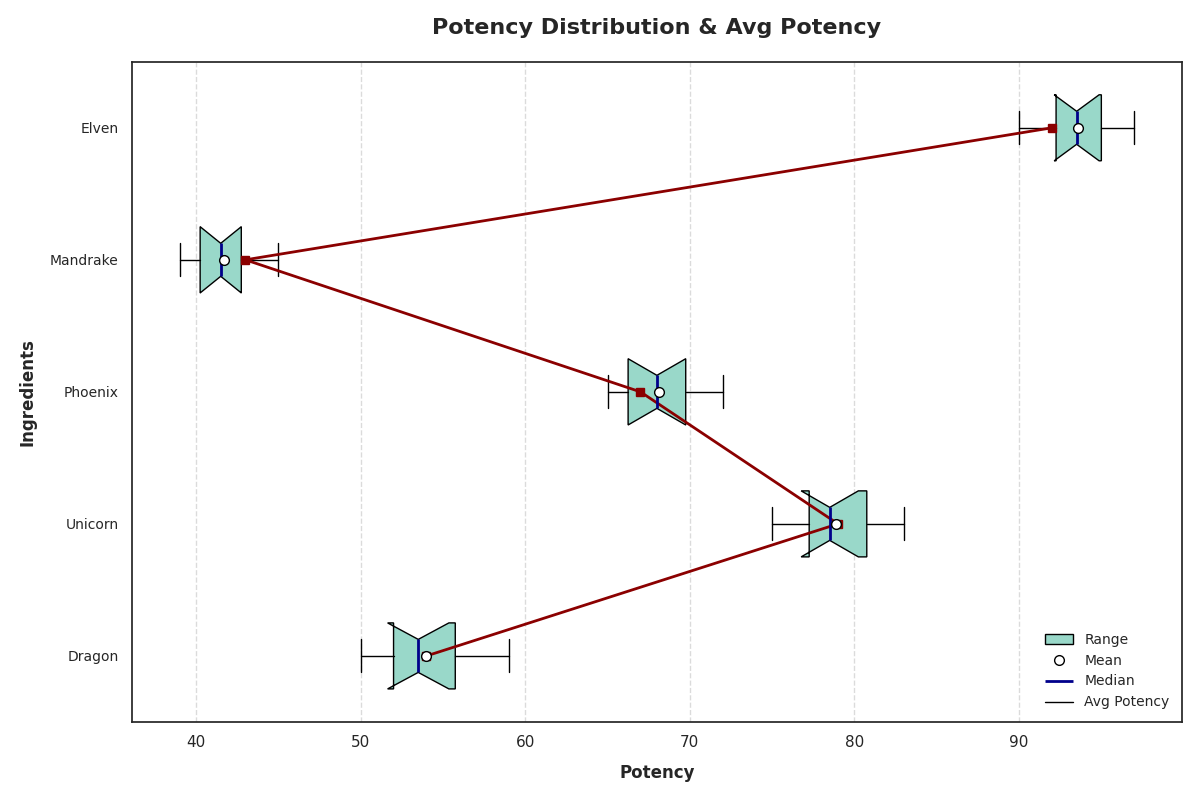

Recreate this plot in Python.
import matplotlib.pyplot as plt
import numpy as np

ingredients = ['Dragon', 'Unicorn', 'Phoenix', 'Mandrake', 'Elven']
potencies = [
    [59, 51, 54, 50, 53, 56, 52, 55, 58, 52],
    [80, 78, 77, 83, 75, 76, 82, 81, 78, 79],
    [68, 65, 72, 71, 67, 68, 70, 66, 65, 69],
    [45, 41, 40, 43, 42, 42, 44, 39, 40, 41],
    [93, 95, 96, 91, 94, 97, 92, 90, 93, 95]
]
average_potencies = [54, 79, 67, 43, 92]

fig, ax = plt.subplots(figsize=(12, 8))

boxes = ax.boxplot(potencies, patch_artist=True, notch=True, vert=False, showmeans=True)
single_color = '#99d8c9'

for patch in boxes['boxes']:
    patch.set_facecolor(single_color)

for mean_point in boxes['means']:
    mean_point.set(marker='o', markeredgecolor='black', markerfacecolor='white', markersize=7)

for median in boxes['medians']:
    median.set(color='darkblue', linewidth=2)

ax.plot(average_potencies, range(1, len(average_potencies) + 1), marker='s', linestyle='-', color='darkred', linewidth=2, label='Avg Potency')

ax.set_title('Potency Distribution & Avg Potency', fontsize=16, fontweight='bold', pad=20)
ax.set_ylabel('Ingredients', fontsize=12, fontweight='bold', labelpad=10)
ax.set_xlabel('Potency', fontsize=12, fontweight='bold', labelpad=10)

ax.set_yticks(range(1, len(ingredients) + 1))
ax.set_yticklabels(ingredients, fontsize=10, ha='right')
ax.grid(axis='x', linestyle='--', alpha=0.7)

ax.legend([boxes['boxes'][0], mean_point, median, ax.get_lines()[0]], ['Range', 'Mean', 'Median', 'Avg Potency'],
          loc='lower right', fontsize=10, frameon=False)

plt.tight_layout()
plt.show()
